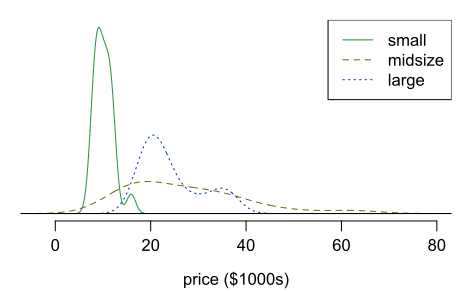

This figure's R source:

COL <- c('#228833', '#665511', '#002299')

ds <- density(cars$price[cars$type == 'small'])
dm <- density(cars$price[cars$type == 'midsize'])
dl <- density(cars$price[cars$type == 'large'])

yR <- c(0, max(c(ds$y, dm$y, dl$y)))
xR <- range(c(ds$x, dm$x, dl$x))

x <- 0
y <- 0
par(mar=c(3.5, 1, 1, 1), mgp=c(2.4, 0.7, 0), las=1)
plot(x, y, type='n', xlim=xR, ylim=yR, axes=FALSE, xlab='price ($1000s)', ylab='')
axis(1)
lines(ds$x, ds$y, col=COL[1])
lines(dm$x, dm$y, col=COL[2], lty=2)
lines(dl$x, dl$y, col=COL[3], lty=3)
abline(h=0)

legend('topright', col=COL, lty=1:3, legend=c('small', 'midsize', 'large'))
